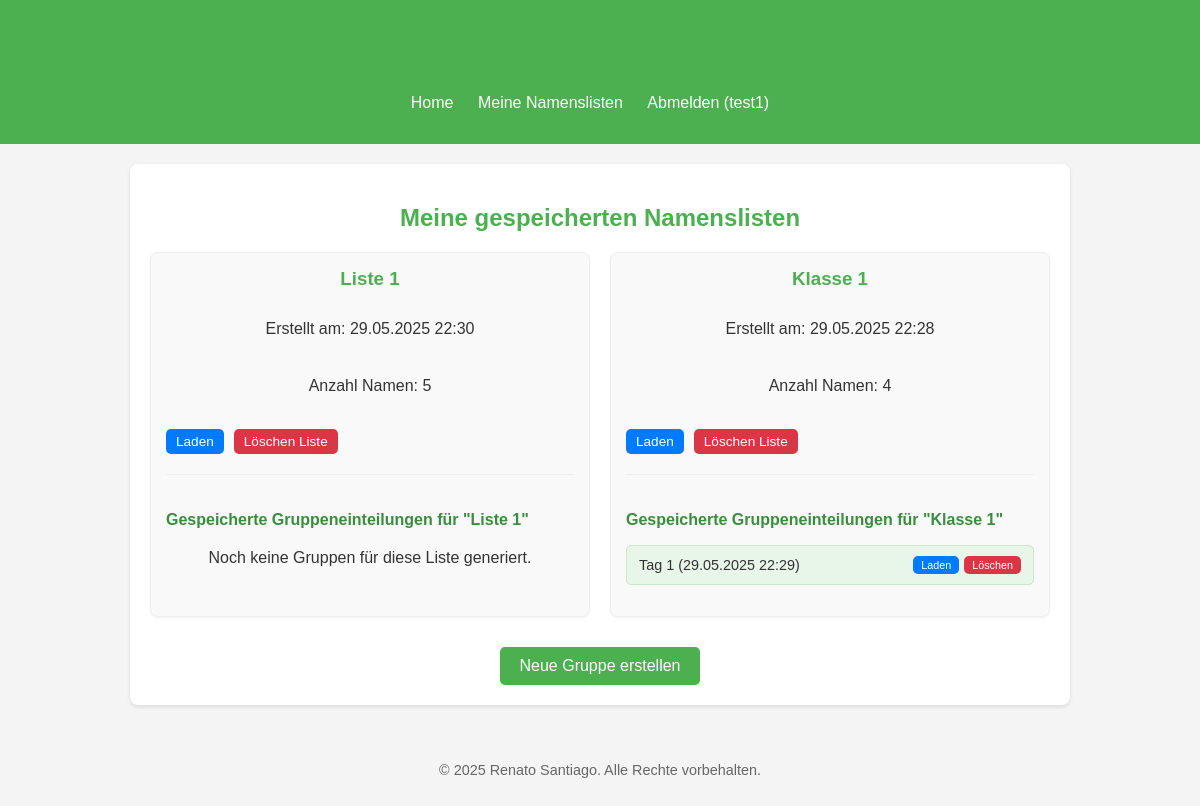
The app's page /my_player_lists (signed in) with its own data.
### app.py (models this page shows, shortened)
class User(db.Model):
    id = db.Column(db.Integer, primary_key=True)
    username = db.Column(db.String(80), unique=True, nullable=False)
    password_hash = db.Column(db.String(120), nullable=False)
    player_lists = db.relationship('PlayerList', backref='user', lazy=True, cascade='all, delete-orphan')

class PlayerList(db.Model):
    id = db.Column(db.Integer, primary_key=True)
    user_id = db.Column(db.Integer, db.ForeignKey('user.id'), nullable=False)
    name = db.Column(db.String(100), nullable=False)
    players_json = db.Column(db.Text, nullable=False) # Speichert die Liste der Namen als JSON-String
    timestamp = db.Column(db.DateTime, default=datetime.utcnow)
    generated_groups = db.relationship('GeneratedGroup', backref='player_list', lazy=True, cascade='all, delete-orphan')

class GeneratedGroup(db.Model):
    id = db.Column(db.Integer, primary_key=True)
    player_list_id = db.Column(db.Integer, db.ForeignKey('player_list.id'), nullable=False)
    name = db.Column(db.String(100), nullable=True) # Name der spezifischen Gruppeneinteilung
    selected_players_json = db.Column(db.Text, nullable=False) # Die Namen, die für diese Generierung verwendet wurden
    group_settings_json = db.Column(db.Text, nullable=False) # Die Einstellungen (num_groups/group_size)
    generated_groups_json = db.Column(db.Text, nullable=False) # Das eigentliche Gruppenergebnis
    timestamp = db.Column(db.DateTime, default=datetime.utcnow)

### app.py (the view)
@app.route('/my_player_lists')
@login_required
def my_player_lists():
    user_player_lists = PlayerList.query.filter_by(user_id=g.user.id).order_by(PlayerList.timestamp.desc()).all()
    return render_template('my_player_lists.html', user_player_lists=user_player_lists)

### app.py (called while the page is built)
@app.before_request
def load_logged_in_user():
    user_id = session.get('user_id')
    if user_id is None:
        g.user = None
    else:
        g.user = User.query.get(user_id)

def login_required(view):
    @wraps(view)
    def wrapped_view(**kwargs):
        if g.user is None:
            flash('Du musst angemeldet sein, um diese Seite aufzurufen.', 'error')
            return redirect(url_for('login'))
        return view(**kwargs)
    return wrapped_view

### templates/my_player_lists.html (shortened to what this page needs)
{% extends "base.html" %}
{% block content %}
    <h2>Meine gespeicherten Namenslisten</h2>
    {% if user_player_lists %}
        <div class="player-lists-container">
            {% for player_list in user_player_lists %}
                <div class="list-card">
                    <h3>{{ player_list.name }}</h3>
                    <p>Erstellt am: {{ player_list.timestamp.strftime('%d.%m.%Y %H:%M') }}</p>
                    <p>Anzahl Namen: {{ (player_list.players_json | fromjson) | length }}</p>
                    <div class="list-actions">
                        <a href="{{ url_for('load_player_list', list_id=player_list.id) }}" class="button button-small load-btn">Laden</a>
                        <form action="{{ url_for('delete_player_list', list_id=player_list.id) }}" method="post" style="display:inline;">
                            <button type="submit" class="button button-small delete-btn" onclick="return confirm('Bist du sicher, dass du diese Namensliste UND alle zugehörigen Gruppeneinteilungen löschen möchtest?');">Löschen Liste</button>
                        </form>
                    </div>
                    <div class="generated-groups-section">
                        <h4>Gespeicherte Gruppeneinteilungen für "{{ player_list.name }}"</h4>
                        {% if player_list.generated_groups %}
                            <ul class="generated-groups-list">
                                {% for group in player_list.generated_groups | sort(attribute='timestamp', reverse=true) %}
                                    <li>
                                        {{ group.name or 'Ohne Namen' }} ({{ group.timestamp.strftime('%d.%m.%Y %H:%M') }})
                                        <div class="generated-group-actions">
                                            <a href="{{ url_for('load_generated_group', group_id=group.id) }}" class="button button-x-small load-btn">Laden</a>
                                            <form action="{{ url_for('delete_generated_group', group_id=group.id) }}" method="post" style="display:inline;">
                                                <button type="submit" class="button button-x-small delete-btn" onclick="return confirm('Bist du sicher, dass du diese generierte Gruppe löschen möchtest?');">Löschen</button>
                                            </form>
                                        </div>
                                    </li>
                                {% endfor %}
                            </ul>
                        {% else %}
                            <p>Noch keine Gruppen für diese Liste generiert.</p>
                        {% endif %}
                    </div>
                </div>
            {% endfor %}
        </div>
    {% else %}
        <p>Du hast noch keine Namenslisten gespeichert. Generiere jetzt welche auf der <a href="{{ url_for('home') }}">Startseite</a>!</p>
    {% endif %}
    <div class="actions-container">
        <a href="{{ url_for('home') }}" class="button">Neue Gruppe erstellen</a>
    </div>
{% endblock %}

### templates/base.html (shortened to what this page needs)
<!DOCTYPE html>
<html lang="de">
<head>
    <link rel="stylesheet" href="{{ url_for('static', filename='css/style.css') }}">
</head>
<body>
    <header>
        <h1>Gruppen-Zufallsgenerator</h1>
        <nav>
            <ul>
                <li><a href="{{ url_for('home') }}">Home</a></li>
                {% if g.user %}
                    <li><a href="{{ url_for('my_player_lists') }}">Meine Namenslisten</a></li>
                    <li><a href="{{ url_for('logout') }}">Abmelden ({{ g.user.username }})</a></li>
                {% else %}
                    <li><a href="{{ url_for('register') }}">Registrieren</a></li>
                    <li><a href="{{ url_for('login') }}">Anmelden</a></li>
                {% endif %}
            </ul>
        </nav>
    </header>
    <main>
        {% block content %}{% endblock %}
    </main>
    <footer>
        <p>&copy; 2025 Renato Santiago. Alle Rechte vorbehalten.</p>
    </footer>
</body>
</html>

### static/css/style.css (style rules this page uses)
body { font-family: Arial, sans-serif; margin: 0; padding: 0; background-color: #f4f4f4; color: #333; }
header { background-color: #4CAF50; color: white; padding: 1em 0; text-align: center; }
nav ul { list-style-type: none; padding: 0; }
nav ul li { display: inline; margin-right: 20px; }
nav ul li a { color: white; text-decoration: none; }
main { padding: 20px; max-width: 900px; margin: 20px auto; background-color: white; border-radius: 8px; box-shadow: 0 2px 4px rgba(0, 0, 0, 0.1); }
h1, h2, h3 { color: #4CAF50; text-align: center; margin-bottom: 20px; }
p { line-height: 1.6; text-align: center; margin-bottom: 15px; }
.button, .submit-btn { display: inline-block; background-color: #4CAF50; color: white; padding: 10px 20px; border: none; border-radius: 5px; cursor: pointer; text-decoration: none; font-size: 1em; transition: background-color 0.3s ease; margin-top: 10px; }
.button.button-small { padding: 5px 10px; font-size: 0.85em; margin: 5px 0; }
.button.button-x-small { padding: 3px 8px; font-size: 0.75em; margin: 2px 0; }
.button.load-btn { background-color: #007bff; }
.button.delete-btn { background-color: #dc3545; }
footer { text-align: center; padding: 20px; color: #666; font-size: 0.9em; }
.actions-container { text-align: center; margin-top: 30px; }
.actions-container .button { margin: 0 10px; }
.player-lists-container { display: grid; grid-template-columns: repeat(auto-fill, minmax(300px, 1fr)); gap: 20px; margin-top: 20px; }
.list-card { background-color: #f9f9f9; border: 1px solid #eee; border-radius: 8px; padding: 15px; box-shadow: 0 1px 3px rgba(0, 0, 0, 0.05); display: flex; flex-direction: column; }
.list-card h3 { color: #4CAF50; margin-top: 0; margin-bottom: 10px; }
.list-actions { margin-top: 15px; display: flex; flex-wrap: wrap; gap: 10px; justify-content: flex-start; align-items: center; }
.list-actions .button, .list-actions form button { flex-shrink: 0; margin: 0; }
.generated-groups-section { margin-top: 20px; padding-top: 15px; border-top: 1px solid #eee; }
.generated-groups-section h4 { color: #388e3c; margin-bottom: 10px; }
.generated-groups-list { list-style-type: none; padding: 0; }
.generated-groups-list li { background-color: #e8f5e9; border: 1px solid #c8e6c9; border-radius: 5px; padding: 8px 12px; margin-bottom: 8px; display: flex; justify-content: space-between; align-items: center; font-size: 0.9em; }
.generated-group-actions { display: flex; gap: 5px; flex-shrink: 0; }

### records on screen
User: user.username "test1"
PlayerList: name "Liste 1", timestamp "29.05.2025 22:30", players_json "5", shows "Noch keine Gruppen für diese Liste generiert."
PlayerList: name "Klasse 1", timestamp "29.05.2025 22:28", players_json "4"
GeneratedGroup: name "Tag 1", timestamp "29.05.2025 22:29"
